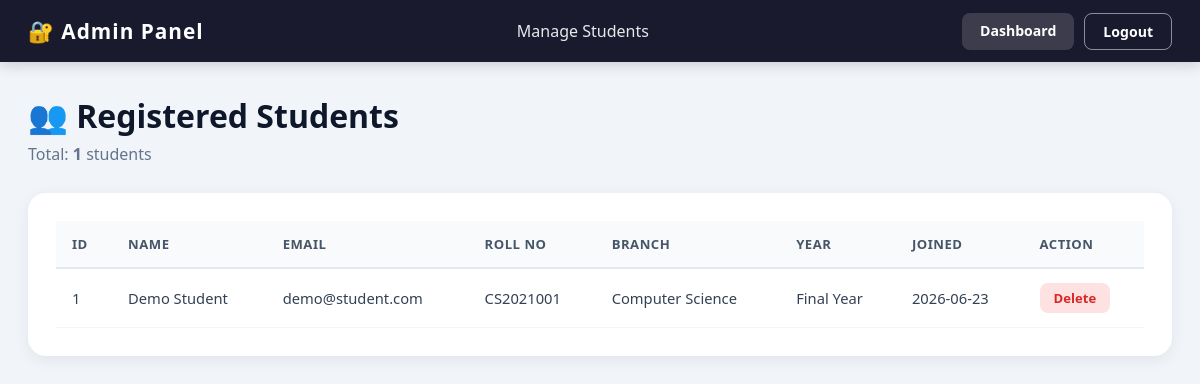
/admin/students (signed in), run on the app's committed database.
### tables this page shows
CREATE TABLE students(
        id INTEGER PRIMARY KEY AUTOINCREMENT,
        name TEXT NOT NULL,
        email TEXT UNIQUE NOT NULL,
        password TEXT NOT NULL,
        roll_no TEXT,
        branch TEXT,
        year TEXT,
        created_at TIMESTAMP DEFAULT CURRENT_TIMESTAMP
    );

### app.py (the view)
@app.route('/admin/students')
def admin_students():
    if session.get('role') != 'admin':
        return redirect(url_for('admin_login'))
    conn = get_db()
    students = conn.execute("SELECT * FROM students ORDER BY created_at DESC").fetchall()
    conn.close()
    return render_template('admin_students.html', students=students)

### app.py (called while the page is built)
def get_db():
    conn = sqlite3.connect("placement.db")
    conn.row_factory = sqlite3.Row
    return conn

### templates/admin_students.html (shortened to what this page needs)
<!DOCTYPE html>
<html lang="en">
<head>
<link rel="stylesheet" href="{{ url_for('static', filename='style.css') }}">
</head>
<body class="dash-body">
<nav class="dash-nav admin-nav">
  <div class="nav-brand">🔐 Admin Panel</div>
  <div class="nav-center">Manage Students</div>
  <div class="nav-links">
    <a href="{{ url_for('admin_dashboard') }}" class="nav-btn">Dashboard</a>
    <a href="{{ url_for('admin_logout') }}" class="nav-btn nav-btn-outline">Logout</a>
  </div>
</nav>
<div class="dash-container">
  <div class="dash-welcome">
    <h1>👥 Registered Students</h1>
    <p>Total: <strong>{{ students|length }}</strong> students</p>
  </div>
  <div class="dashboard-box">
    <div class="table-wrap">
      <table class="data-table">
        <thead>
          <tr><th>ID</th><th>Name</th><th>Email</th><th>Roll No</th><th>Branch</th><th>Year</th><th>Joined</th><th>Action</th></tr>
        </thead>
        <tbody>
        {% for s in students %}
        <tr>
          <td>{{ s['id'] }}</td>
          <td>{{ s['name'] }}</td>
          <td>{{ s['email'] }}</td>
          <td>{{ s['roll_no'] or '—' }}</td>
          <td>{{ s['branch'] or '—' }}</td>
          <td>{{ s['year'] or '—' }}</td>
          <td>{{ s['created_at'][:10] }}</td>
          <td>
            <a href="{{ url_for('delete_student', sid=s['id']) }}"
               onclick="return confirm('Delete student and all their predictions?')"
               class="tbl-btn tbl-btn-danger">Delete</a>
          </td>
        </tr>
        {% endfor %}
        </tbody>
      </table>
    </div>
  </div>
</div>
</body>
</html>

### static/style.css (style rules this page uses)
*, *::before, *::after { margin:0; padding:0; box-sizing:border-box; }
body { font-family: 'Segoe UI', Tahoma, Geneva, Verdana, sans-serif; background:#f1f5f9; color:#1e293b; }
a { text-decoration:none; color:inherit; }
.dash-nav { display:flex; align-items:center; justify-content:space-between; background:#1e40af; color:white; padding:0 28px; height:62px; box-shadow:0 4px 12px rgba(0,0,0,0.15); position:sticky; top:0; z-index:100; }
.admin-nav { background:#1a1a2e; }
.nav-brand { font-size:1.3rem; font-weight:800; letter-spacing:1px; }
.nav-center { font-size:1rem; font-weight:500; opacity:0.9; }
.nav-links { display:flex; gap:10px; }
.nav-btn { padding:8px 18px; border-radius:8px; background:rgba(255,255,255,0.15); color:white; font-size:0.88rem; font-weight:600; transition:0.2s; }
.nav-btn-outline { background:transparent; border:1.5px solid rgba(255,255,255,0.5); }
.dash-body { background:#f1f5f9; min-height:100vh; }
.dash-container { max-width:1400px; margin:0 auto; padding:32px 28px; }
.dash-welcome { margin-bottom:28px; }
.dash-welcome h1 { font-size:2rem; font-weight:800; color:#0f172a; margin-bottom:6px; }
.dash-welcome p { color:#64748b; }
.dashboard-box { background:white; border-radius:18px; padding:28px; box-shadow:0 4px 16px rgba(0,0,0,0.07); margin-bottom:24px; }
.table-wrap { overflow-x:auto; }
.data-table { width:100%; border-collapse:collapse; font-size:0.92rem; }
.data-table thead tr { background:#f8fafc; }
.data-table th { padding:14px 16px; text-align:left; font-weight:700; color:#475569; font-size:0.82rem; text-transform:uppercase; letter-spacing:0.5px; border-bottom:2px solid #e2e8f0; }
.data-table td { padding:14px 16px; border-bottom:1px solid #f1f5f9; color:#334155; }
.tbl-btn { padding:6px 14px; background:#eff6ff; color:#1e40af; border-radius:8px; font-size:0.82rem; font-weight:600; transition:0.2s; display:inline-block; }
.tbl-btn-danger { background:#fee2e2; color:#dc2626; }

### data on the page
students: id "1", name "Demo Student", email "demo@student.com", roll_no "CS2021001", branch "Computer Science", year "Final Year", created_at "2026-06-23"

### other printed values
{{ students|length }} "1"
